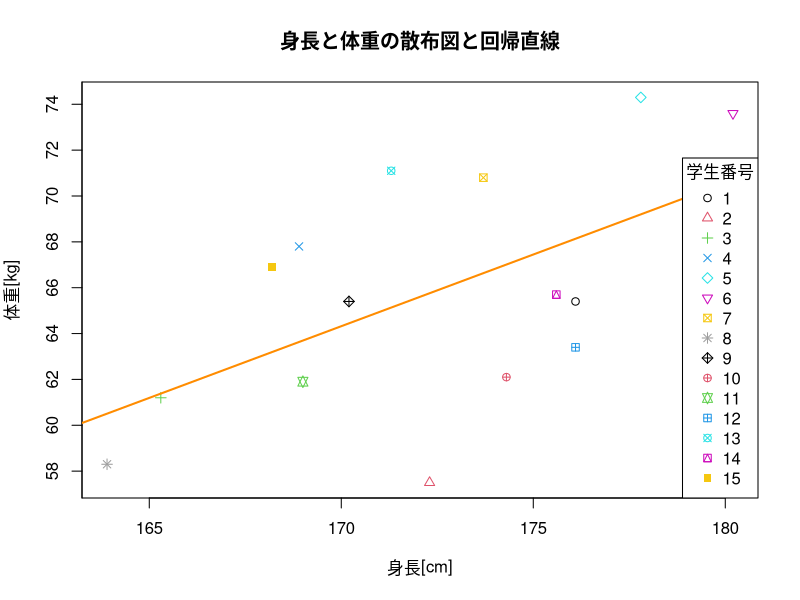

This chart was generated by the following R code:
#身長のデータ
x <- c(176.1, 172.3, 165.3, 168.9, 177.8, 180.2, 173.7, 163.9, 170.2, 174.3, 169, 176.1, 171.3, 175.6, 168.2)
#体重のデータ
y <- c(65.4, 57.5, 61.2, 67.8, 74.3, 73.6, 70.8, 58.3, 65.4, 62.1, 61.9, 63.4, 71.1, 65.7, 66.9)
#学生の番号
students <- c(1:15)

#グラフの作成
plot(x, y, pch = students, col = students, xlab = "身長[cm]", ylab = "体重[kg]", main = "身長と体重の散布図と回帰直線", yaxp=c(50, 90, 20))

#回帰直線の追加
fit <- lm(y ~ x)
abline(fit, col = "darkorange", lwd = 2)

#凡例の追加（学生の番号）
legend("bottomright", legend = students, pch = students, col = students, title = "学生番号")

#切片と傾きの取得
intercept <- fit$coefficient[1]
slope <- fit$coefficient[2]
print(paste("切片:", intercept))
print(paste("傾き:", slope))

fit_summary <- summary(fit)
print(paste("身長と体重の決定係数:", fit_summary$r.squared))

#------------

#国語のデータ
japanese <- c(84, 75, 29, 39, 73, 62, 71, 85, 88, 76, 52, 60, 77, 77, 72, 87)

#数学のデータ
math <- c(78, 72, 45, 66, 85, 70, 67, 97, 82, 81, 60, 73, 69, 90, 83, 86)

fit2 <- lm(math ~ japanese)
fit2_summary <- summary(fit2)
print(paste("国語と数学の決定係数:", fit2_summary$r.squared))
